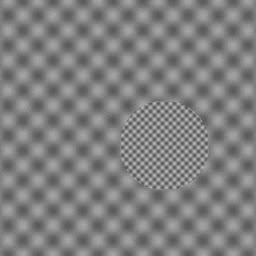
#> input picture frame 12 of videos/translating_disk_sample.mp4, 256 x 256 px
$ python generate_3method_comparison_video.py --input videos/translating_disk_sample.mp4 --output videos/comparison_3_methods_disk.mp4
#> lines starting #> are read from the running program, lines starting #| are printed output that depends on the picture
### sttensor/gradients.py
"""
Module for computing spatial gradients, temporal differences, and gradient differences.
"""

from typing import Tuple, Union
import numpy as np
from scipy.ndimage import sobel as scipy_sobel


def sobel(
    frame: np.ndarray,
    axis: str = "both",
    mode: str = "reflect",
    cval: float = 0.0,
) -> Union[np.ndarray, Tuple[np.ndarray, np.ndarray]]:
    """
    Compute Sobel gradients of a 2D frame.

    Parameters
    ----------
    frame : np.ndarray
        2D grayscale image array of shape (H, W).
    axis : str, default='both'
        Gradient axis: 'x' (horizontal gradient Gx), 'y' (vertical gradient Gy),
        or 'both' (returns tuple (Gx, Gy)).
    mode : str, default='reflect'
        Boundary condition mode for convolution ('reflect', 'constant', 'nearest',
        'mirror', 'wrap').
    cval : float, default=0.0
        Value to fill past edges if mode is 'constant'.

    Returns
    -------
    Union[np.ndarray, Tuple[np.ndarray, np.ndarray]]
        If axis is 'both', returns (Gx, Gy).
        If axis is 'x', returns Gx.
        If axis is 'y', returns Gy.

    Raises
    ------
    ValueError
        If `frame` is not a 2D array or `axis` is not one of ('x', 'y', 'both').
    """
    frame_arr = np.asarray(frame)
    if frame_arr.ndim != 2:
        raise ValueError(
            f"frame must be a 2D grayscale image array, but got shape {frame_arr.shape} "
            f"with {frame_arr.ndim} dimensions."
        )

    # Cast integer or boolean arrays to float64 to avoid overflow/truncation
    if not np.issubdtype(frame_arr.dtype, np.floating):
        frame_arr = frame_arr.astype(np.float64)

    axis_lower = axis.lower()
    if axis_lower not in ("x", "y", "both"):
        raise ValueError(
            f"Invalid axis '{axis}'. Must be one of 'x', 'y', or 'both'."
        )

    # Note: axis 1 corresponds to columns (x), axis 0 corresponds to rows (y)
    if axis_lower == "x":
        return scipy_sobel(frame_arr, axis=1, mode=mode, cval=cval)
    elif axis_lower == "y":
        return scipy_sobel(frame_arr, axis=0, mode=mode, cval=cval)
    else:
        gx = scipy_sobel(frame_arr, axis=1, mode=mode, cval=cval)
        gy = scipy_sobel(frame_arr, axis=0, mode=mode, cval=cval)
        return gx, gy


# [37 lines left out: function temporal_difference, not called in this run]


def gradient_difference(
    grad_t: Tuple[np.ndarray, np.ndarray],
    grad_tm1: Tuple[np.ndarray, np.ndarray],
) -> Tuple[np.ndarray, np.ndarray]:
    """
    Compute difference of spatial gradients: D = ∇I_t - ∇I_{t-1}.

    Parameters
    ----------
    grad_t : Tuple[np.ndarray, np.ndarray]
        Spatial gradients (Gx_t, Gy_t) at time t.
    grad_tm1 : Tuple[np.ndarray, np.ndarray]
        Spatial gradients (Gx_{t-1}, Gy_{t-1}) at time t-1.

    Returns
    -------
    Tuple[np.ndarray, np.ndarray]
        Gradient differences (Dx, Dy) where:
        Dx = Gx_t - Gx_{t-1}
        Dy = Gy_t - Gy_{t-1}

    Raises
    ------
    ValueError
        If inputs are not 2-tuples or if gradient component shapes do not match.
    """
    if len(grad_t) != 2 or len(grad_tm1) != 2:
        raise ValueError(
            "grad_t and grad_tm1 must each be a 2-tuple of (Gx, Gy) arrays."
        )

    gx_t, gy_t = np.asarray(grad_t[0]), np.asarray(grad_t[1])
    gx_tm1, gy_tm1 = np.asarray(grad_tm1[0]), np.asarray(grad_tm1[1])

    if gx_t.shape != gx_tm1.shape or gy_t.shape != gy_tm1.shape or gx_t.shape != gy_t.shape:
        raise ValueError(
            f"Gradient components shape mismatch: "
            f"grad_t: ({gx_t.shape}, {gy_t.shape}), grad_tm1: ({gx_tm1.shape}, {gy_tm1.shape})"
        )

    gx_t_f = gx_t if np.issubdtype(gx_t.dtype, np.floating) else gx_t.astype(np.float64)
    gy_t_f = gy_t if np.issubdtype(gy_t.dtype, np.floating) else gy_t.astype(np.float64)
    gx_tm1_f = gx_tm1 if np.issubdtype(gx_tm1.dtype, np.floating) else gx_tm1.astype(np.float64)
    gy_tm1_f = gy_tm1 if np.issubdtype(gy_tm1.dtype, np.floating) else gy_tm1.astype(np.float64)

    dx = gx_t_f - gx_tm1_f
    dy = gy_t_f - gy_tm1_f

    return dx, dy

### experiments/generate_3method_comparison_video.py
"""
Generate 3-Method Synchronized Comparison Video:
[1] Optical Flow (Farnebäck)
[2] Fixed-Scale Structure Tensor (Fixed-sigma smearing)
[3] Adaptive + Directional Gradient Difference Tensor (Our edge-preserving method)

Exports a side-by-side composite MP4 video comparing all three methods
frame-by-frame with synchronized colormaps, labels, and vector field overlays.

Usage:
    python experiments/generate_3method_comparison_video.py --input videos/translating_disk_sample.mp4 --output videos/comparison_3_methods_disk.mp4
    python experiments/generate_3method_comparison_video.py --input videos/respiratory_sample.mp4 --output videos/comparison_3_methods_respiratory.mp4
"""

import os
import argparse
from pathlib import Path
import numpy as np
import cv2

from sttensor import gradients, tensor, eigen, filters


def flow_to_bgr(flow: np.ndarray, max_mag: float = None) -> np.ndarray:
    """Convert 2D flow (u, v) into a BGR colorwheel representation."""
    mag, ang = cv2.cartToPolar(flow[..., 0], flow[..., 1])
    hsv = np.zeros((flow.shape[0], flow.shape[1], 3), dtype=np.uint8)
    hsv[..., 0] = (ang * 180 / np.pi / 2).astype(np.uint8)
    hsv[..., 1] = 255
    if max_mag is None:
        p99 = np.percentile(mag, 99)
        max_mag = p99 if p99 > 1e-4 else 1.0
    hsv[..., 2] = np.clip((mag / max_mag) * 255, 0, 255).astype(np.uint8)
    return cv2.cvtColor(hsv, cv2.COLOR_HSV2BGR)


def draw_quivers_bgr(img: np.ndarray, u: np.ndarray, v: np.ndarray, step: int = 14,
                     color=(0, 255, 255), scale: float = 3.0, min_len: float = 0.4):
    """Draw sparse vector arrows on an image."""
    H, W = img.shape[:2]
    out = img.copy()
    for y in range(step // 2, H, step):
        for x in range(step // 2, W, step):
            dx = u[y, x] * scale
            dy = v[y, x] * scale
            length = np.sqrt(dx**2 + dy**2)
            if length >= min_len:
                pt1 = (x, y)
                pt2 = (int(np.clip(x + dx, 0, W - 1)), int(np.clip(y + dy, 0, H - 1)))
                cv2.arrowedLine(out, pt1, pt2, color, 1, tipLength=0.35)
    return out


def normalize_to_colormap(arr: np.ndarray, colormap=cv2.COLORMAP_VIRIDIS, max_val: float = None) -> np.ndarray:
    """Normalize 2D array to 0-255 and apply an OpenCV colormap."""
    if max_val is None:
        p99 = np.percentile(arr, 99)
        max_val = p99 if p99 > 1e-6 else 1.0
    arr_norm = np.clip((arr / max_val) * 255.0, 0, 255).astype(np.uint8)
    return cv2.applyColorMap(arr_norm, colormap)


def render_comparison_video(input_video_path: str, output_video_path: str,
                            max_dim: int = 320, fps_override: float = None,
                            fixed_sigma: float = 2.5, adaptive_sigma_max: float = 3.0,
                            k: float = 1.0, dir_sigma: float = 1.5):
    """
    Read input video, process each consecutive frame pair with the 3 methods,
    and write a synchronized side-by-side composite video.
    """
#> called with input_video_path = 'videos/translating_disk_sample.mp4', output_video_path = 'videos/comparison_3_methods_disk.mp4', max_dim = 300, fixed_sigma = 2.5, adaptive_sigma_max = 3, k = 1, dir_sigma = 1.5
    cap = cv2.VideoCapture(input_video_path)
    if not cap.isOpened():
        raise FileNotFoundError(f"Cannot open input video: {input_video_path}")

    orig_fps = cap.get(cv2.CAP_PROP_FPS) or 30.0
    fps = fps_override or orig_fps
    total_frames = int(cap.get(cv2.CAP_PROP_FRAME_COUNT))

    # Read first frame
    ret, frame0_bgr = cap.read()
#> frame0_bgr is the input picture: shape (256, 256, 3); min 78, max 189, mean 127.7
    if not ret:
        raise RuntimeError("Empty video file.")

    gray0 = cv2.cvtColor(frame0_bgr, cv2.COLOR_BGR2GRAY).astype(np.float32)
    H_orig, W_orig = gray0.shape
#> H_orig = 256; W_orig = 256
    scale = max_dim / float(max(H_orig, W_orig)) if max(H_orig, W_orig) > max_dim else 1.0
#> scale = 1
    H = int(H_orig * scale)
#> H = 256
    W = int(W_orig * scale)
#> W = 256
    gray_prev = cv2.resize(gray0, (W, H))

    # Output dimensions: 3 panels horizontally + bottom profile panel
    panel_w = W
#> panel_w = 256
    panel_h = H
#> panel_h = 256
    header_h = 36
    profile_h = 90
    total_w = panel_w * 3
#> total_w = 768
    total_h = header_h + panel_h + profile_h
#> total_h = 382

    # Ensure output directory exists
    Path(output_video_path).parent.mkdir(parents=True, exist_ok=True)

    fourcc = cv2.VideoWriter_fourcc(*'mp4v')
    writer = cv2.VideoWriter(output_video_path, fourcc, fps, (total_w, total_h))
    if not writer.isOpened():
        # Fallback to AVI
        alt_path = str(Path(output_video_path).with_suffix('.avi'))
        fourcc = cv2.VideoWriter_fourcc(*'XVID')
        writer = cv2.VideoWriter(alt_path, fourcc, fps, (total_w, total_h))
        output_video_path = alt_path

    print(f"Generating 3-Method Comparison Video:")
    print(f"  Input:  {input_video_path} ({total_frames} frames)")
    print(f"  Output: {output_video_path} ({total_w}x{total_h} @ {fps:.1f} FPS)")
#|   Output: videos/comparison_3_methods_disk.mp4 (768x382 @ 30.0 FPS)

    frame_idx = 0
    while True:
        ret, frame_bgr = cap.read()
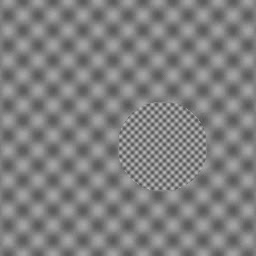
#> input picture frame 13 of videos/translating_disk_sample.mp4, 256 x 256 px
#> frame_bgr is the input picture: shape (256, 256, 3); min 76, max 189, mean 127.7
        if not ret or frame_bgr is None:
            break

        frame_idx += 1
        gray_curr = cv2.resize(cv2.cvtColor(frame_bgr, cv2.COLOR_BGR2GRAY).astype(np.float32), (W, H))

        # ---------------------------------------------------------
        # Method 1: Optical Flow (Farnebäck)
        # ---------------------------------------------------------
        flow = cv2.calcOpticalFlowFarneback(
            gray_prev.astype(np.uint8), gray_curr.astype(np.uint8),
            None, 0.5, 3, 15, 3, 5, 1.2, 0
        )
        flow_mag = np.sqrt(flow[..., 0]**2 + flow[..., 1]**2)
        panel1 = flow_to_bgr(flow)
#> in flow_to_bgr, `mag, ang = cv2.cartToPolar(flow[..., 0], flow[..., 1])`:
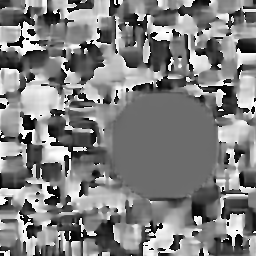
#> ang: shape (256, 256) float32; min 0.000111, max 6.28, mean 3.14; drawn with min black and max white
#> in flow_to_bgr, `hsv[..., 0] = (ang * 180 / np.pi / 2).astype(np.uint8)`:
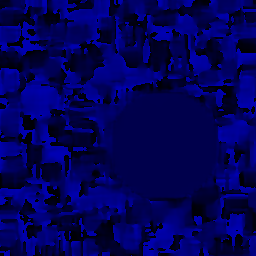
#> hsv: shape (256, 256, 3); mean of channels 0, 1, 2 89.5, 0, 0; drawn as B, G, R
#> in flow_to_bgr, `hsv[..., 1] = 255`:
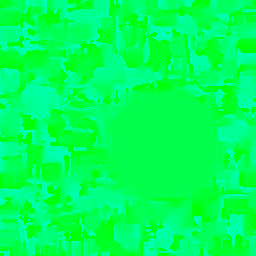
#> hsv: shape (256, 256, 3); mean of channels 0, 1, 2 89.5, 255, 0; drawn as B, G, R
#> in flow_to_bgr, `p99 = np.percentile(mag, 99)`: p99 = 2.24
        panel1 = draw_quivers_bgr(panel1, flow[..., 0], flow[..., 1], step=max(W // 16, 8), color=(255, 255, 255), scale=2.5)
#> after the loop in draw_quivers_bgr, `for y in range(step // 2, H, step):`:
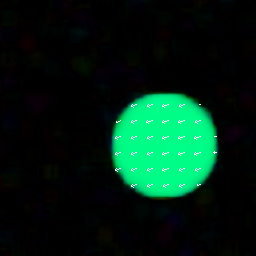
#> out: shape (256, 256, 3); mean B, G, R 19.5, 34.3, 2.3

        # ---------------------------------------------------------
        # Method 2: Fixed-Scale Structure Tensor (Gaussian smearing)
        # ---------------------------------------------------------
        Gx_t, Gy_t = gradients.sobel(gray_curr)
        Gx_tm1, Gy_tm1 = gradients.sobel(gray_prev)
#> call 2 of sobel, with axis = 'both', mode = 'reflect', cval = 0
#> in sobel (call 2), `gy = scipy_sobel(frame_arr, axis=0, mode=mode, cval=cval)`:
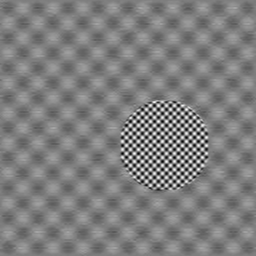
#> gy: shape (256, 256) float32; min -259, max 263, mean -0.1; drawn with min black and max white
        Dx, Dy = gradients.gradient_difference((Gx_t, Gy_t), (Gx_tm1, Gy_tm1))
#> in gradient_difference, `dy = gy_t_f - gy_tm1_f`:
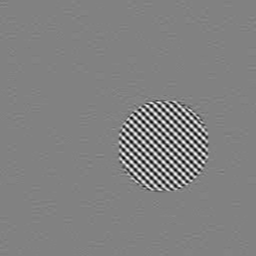
#> dy: shape (256, 256) float32; min -343, max 330, mean 0; drawn with min black and max white

        T_fixed = tensor.structure_tensor_from_difference(Dx, Dy, sigma=fixed_sigma, adaptive=False)
        eigvals_fixed, _ = eigen.decompose_tensor(T_fixed)
        l1_fixed = eigvals_fixed[..., 0]
        panel2 = normalize_to_colormap(l1_fixed, cv2.COLORMAP_VIRIDIS)

        # ---------------------------------------------------------
        # Method 3: Adaptive + Directional Gradient Difference Tensor (Ours)
        # ---------------------------------------------------------
        T_adapt = tensor.structure_tensor_from_difference(Dx, Dy, adaptive=True, sigma_max=adaptive_sigma_max, k=k)
        eigvals_adapt, eigvecs_adapt = eigen.decompose_tensor(T_adapt)
        coh = eigen.coherence(eigvals_adapt)

        # Directional smoothing along minor eigenvector v2 (tangent to contour)
        T_dir = filters.directional_smooth(T_adapt, eigvecs_adapt, sigma=dir_sigma)
        eigvals_dir, _ = eigen.decompose_tensor(T_dir)
        l1_dir = eigvals_dir[..., 0]
        panel3 = normalize_to_colormap(l1_dir, cv2.COLORMAP_VIRIDIS)

        # Overlay minor eigenvector v2 (cyan contour tangents) and v1 (red boundary normals)
        v2_x = eigvecs_adapt[..., 0, 1]
        v2_y = eigvecs_adapt[..., 1, 1]
        v1_x = eigvecs_adapt[..., 0, 0]
        v1_y = eigvecs_adapt[..., 1, 0]
        step_q = max(W // 18, 8)

        # Mask where motion is significant
        mask_q = (coh > 0.35) & (l1_dir > 0.05 * np.max(l1_dir))
        v2_x_masked = np.where(mask_q, v2_x, 0)
        v2_y_masked = np.where(mask_q, v2_y, 0)
        v1_x_masked = np.where(mask_q, v1_x, 0)
        v1_y_masked = np.where(mask_q, v1_y, 0)

        panel3 = draw_quivers_bgr(panel3, v1_x_masked, v1_y_masked, step=step_q, color=(0, 0, 255), scale=5.0, min_len=0.2)
        panel3 = draw_quivers_bgr(panel3, v2_x_masked, v2_y_masked, step=step_q, color=(255, 255, 0), scale=5.0, min_len=0.2)

        # ---------------------------------------------------------
        # Header Banners
        # ---------------------------------------------------------
        def add_banner(p, title, subtitle, bg_color=(30, 30, 30), text_color=(0, 255, 255)):
            header = np.full((header_h, panel_w, 3), bg_color, dtype=np.uint8)
            cv2.putText(header, title, (8, 22), cv2.FONT_HERSHEY_SIMPLEX, 0.52, text_color, 2, cv2.LINE_AA)
            if subtitle:
                cv2.putText(header, subtitle, (panel_w - 120, 22), cv2.FONT_HERSHEY_SIMPLEX, 0.42, (200, 200, 200), 1, cv2.LINE_AA)
            return np.vstack([header, p])

        p1_labeled = add_banner(panel1, "[1] Optical Flow (Farneback)", "Smeared Halo", text_color=(0, 165, 255))
        p2_labeled = add_banner(panel2, f"[2] Fixed Tensor (sigma={fixed_sigma})", "Blurred Edge", text_color=(0, 255, 128))
        p3_labeled = add_banner(panel3, "[3] Adaptive + Directional (Ours)", "Sharp + v1/v2", text_color=(255, 255, 0))

        # Horizontal assembly of 3 panels
        top_composite = np.hstack([p1_labeled, p2_labeled, p3_labeled])

        # ---------------------------------------------------------
        # Bottom Panel: Real-time 1D Edge Cross-Section Profile
        # ---------------------------------------------------------
        profile_canvas = np.full((profile_h, total_w, 3), (25, 25, 25), dtype=np.uint8)
        row_y = H // 2

        # Extract 1D cross-sections across row_y
        p_flow = flow_mag[row_y, :]
        p_fixed = l1_fixed[row_y, :]
        p_dir = l1_dir[row_y, :]

        # Normalize to [0, 1]
        def norm01(s):
            mx = np.max(s)
            return s / mx if mx > 1e-6 else s

        nf = norm01(p_flow)
        nx = norm01(p_fixed)
        nd = norm01(p_dir)

        # Plot waveforms on bottom canvas
        plot_h = profile_h - 26
        plot_top = 22

        # Draw grid line
        cv2.line(profile_canvas, (0, plot_top + plot_h), (total_w, plot_top + plot_h), (60, 60, 60), 1)
        cv2.line(profile_canvas, (0, plot_top + plot_h // 2), (total_w, plot_top + plot_h // 2), (45, 45, 45), 1)

        # Draw legend & title
        cv2.putText(profile_canvas, f"Synchronized 1D Edge Profile at row y={row_y} | Frame {frame_idx}/{total_frames}:",
                    (12, 16), cv2.FONT_HERSHEY_SIMPLEX, 0.45, (220, 220, 220), 1, cv2.LINE_AA)
        cv2.putText(profile_canvas, "- - Optical Flow (Smeared)", (total_w - 480, 16),
                    cv2.FONT_HERSHEY_SIMPLEX, 0.42, (0, 165, 255), 1, cv2.LINE_AA)
        cv2.putText(profile_canvas, "-- Fixed Tensor (Blurred)", (total_w - 310, 16),
                    cv2.FONT_HERSHEY_SIMPLEX, 0.42, (0, 255, 128), 1, cv2.LINE_AA)
        cv2.putText(profile_canvas, "- Adaptive+Dir (Ours)", (total_w - 145, 16),
                    cv2.FONT_HERSHEY_SIMPLEX, 0.42, (0, 255, 255), 2, cv2.LINE_AA)

        # Map W points to total_w
        xs = np.linspace(20, total_w - 20, W).astype(int)
        for j in range(len(xs) - 1):
            x1, x2 = xs[j], xs[j + 1]
            # Flow (Orange)
            y_f1 = int(plot_top + plot_h - nf[j] * (plot_h - 4))
            y_f2 = int(plot_top + plot_h - nf[j + 1] * (plot_h - 4))
            cv2.line(profile_canvas, (x1, y_f1), (x2, y_f2), (0, 140, 255), 1)

            # Fixed (Green)
            y_x1 = int(plot_top + plot_h - nx[j] * (plot_h - 4))
            y_x2 = int(plot_top + plot_h - nx[j + 1] * (plot_h - 4))
            cv2.line(profile_canvas, (x1, y_x1), (x2, y_x2), (0, 255, 100), 1)

            # Adaptive+Dir (Yellow)
            y_d1 = int(plot_top + plot_h - nd[j] * (plot_h - 4))
            y_d2 = int(plot_top + plot_h - nd[j + 1] * (plot_h - 4))
            cv2.line(profile_canvas, (x1, y_d1), (x2, y_d2), (0, 255, 255), 2)

        # Final composite frame
        composite = np.vstack([top_composite, profile_canvas])
        writer.write(composite)

        gray_prev = gray_curr

    cap.release()
    writer.release()
    print(f"Successfully generated comparison video: {output_video_path}")
    return output_video_path


def main():
    parser = argparse.ArgumentParser(description="Render 3-Method Synchronized Comparison Video")
    parser.add_argument("--input", type=str, default="videos/translating_disk_sample.mp4", help="Input video path")
    parser.add_argument("--output", type=str, default="videos/comparison_3_methods_disk.mp4", help="Output video path")
    parser.add_argument("--max_dim", type=int, default=300, help="Internal frame resolution")
    parser.add_argument("--fps", type=float, default=None, help="Output FPS override")
    args = parser.parse_args()

    render_comparison_video(args.input, args.output, max_dim=args.max_dim, fps_override=args.fps)
#> (the call stopped at in render_comparison_video, `T_fixed = tensor.structure_tensor_from_difference(Dx, Dy, sigma=fixed_..`: sttensor is not available in this run)


if __name__ == "__main__":
    main()

$ run again, starting later in the video
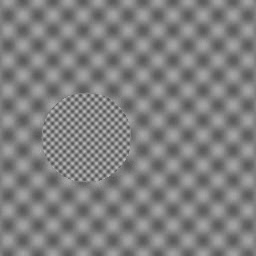
#> input picture frame 54 of videos/translating_disk_sample.mp4, 256 x 256 px
#> in render_comparison_video, frame0_bgr is the input picture: shape (256, 256, 3); min 78, max 192, mean 127.7
#|   Output: videos/comparison_3_methods_disk.mp4 (768x382 @ 30.0 FPS)
#> p99 = 2.24
#> after the loop in draw_quivers_bgr, `for y in range(step // 2, H, step):`:
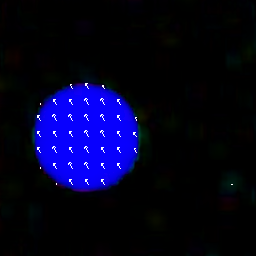
#> out: shape (256, 256, 3); mean B, G, R 34.2, 2.7, 3.1
#> in gradient_difference, `dy = gy_t_f - gy_tm1_f`:
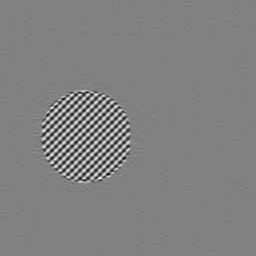
#> dy: shape (256, 256) float32; min -401, max 388, mean 0; drawn with min black and max white

$ run again, starting later in the video
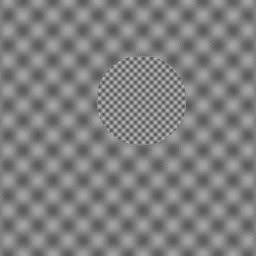
#> input picture frame 96 of videos/translating_disk_sample.mp4, 256 x 256 px
#> in render_comparison_video, frame0_bgr is the input picture: shape (256, 256, 3); min 76, max 194, mean 127.7
#|   Output: videos/comparison_3_methods_disk.mp4 (768x382 @ 30.0 FPS)
#> p99 = 3
#> after the loop in draw_quivers_bgr, `for y in range(step // 2, H, step):`:
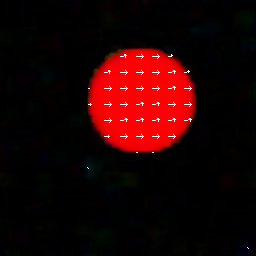
#> out: shape (256, 256, 3); mean B, G, R 2.8, 2.6, 34.2
#> in gradient_difference, `dy = gy_t_f - gy_tm1_f`:
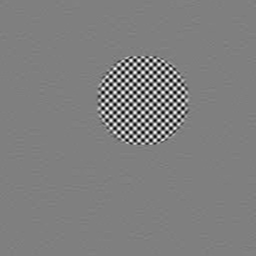
#> dy: shape (256, 256) float32; min -447, max 446, mean 0; drawn with min black and max white
